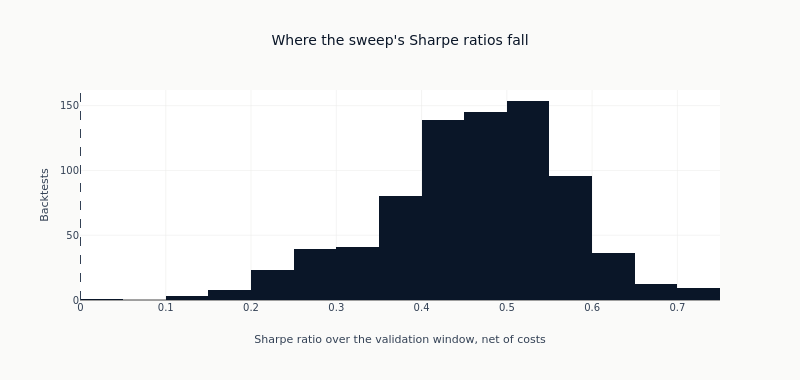

Write notebook code for a chart like this one.
### Markdown cell above
### Does a better ranking make a better strategy?

The left panel is the distribution of every Sharpe in the sweep, with a line at zero. The right
panel puts each backtest's Sharpe against the information coefficient of the prediction set it
traded. A tight upward relationship would mean IC is a sufficient selection criterion; a diffuse
one means it is not, and that two configurations with the same IC can trade very differently.

### Code cell
all_signal = explorer.best(stage="signal", top_n=100000, prediction_hashes=LIVE_PREDICTIONS)
if all_signal.is_empty():
    raise RuntimeError("no signal-stage backtests are registered, so there is nothing to read")

sharpes = all_signal["sharpe"].drop_nulls()
paired = all_signal.select("ic_mean", "sharpe").drop_nulls()

fig = go.Figure(
    go.Histogram(x=sharpes.to_list(), nbinsx=30, marker_color=COLORS["blue"], showlegend=False)
)
fig.add_vline(x=0, line_width=1, line_dash="dash", line_color=COLORS["neutral"])
fig.update_xaxes(title_text="Sharpe ratio over the validation window, net of costs")
fig.update_yaxes(title_text="Backtests")
fig.update_layout(
    title="Where the sweep's Sharpe ratios fall",
    height=380,
    width=800,
    margin=dict(t=90),
)
show_plotly_with_alt(
    fig,
    "Histogram of the net Sharpe ratio of every signal-stage backtest in the sweep, with a dashed "
    f"line at zero. Counted from the frame: {sharpes.len()} backtests, Sharpe from "
    f"{sharpes.min():+.2f} to {sharpes.max():+.2f}, median {sharpes.median():+.2f}, "
    f"{(sharpes > 0).sum()} above zero.",
)

### Figure 1 — Plotly figure (JSON) as saved in the notebook; plotly's stock layout.template omitted (floating-point values rounded to 4 significant figures; data arrays with more than 128 entries replaced by an {"elided": "..."} marker saying what was removed)
{"data": [{"marker": {"color": "#0a1628"}, "nbinsx": 30, "showlegend": false, "type": "histogram", "x": {"elided": "786 float values"}}], "layout": {"height": 380, "margin": {"t": 90}, "shapes": [{"line": {"color": "#334155", "dash": "dash", "width": 1}, "type": "line", "x0": 0, "x1": 0, "xref": "x", "y0": 0, "y1": 1, "yref": "y domain"}], "title": {"text": "Where the sweep's Sharpe ratios fall"}, "width": 800, "xaxis": {"title": {"text": "Sharpe ratio over the validation window, net of costs"}}, "yaxis": {"title": {"text": "Backtests"}}}}
